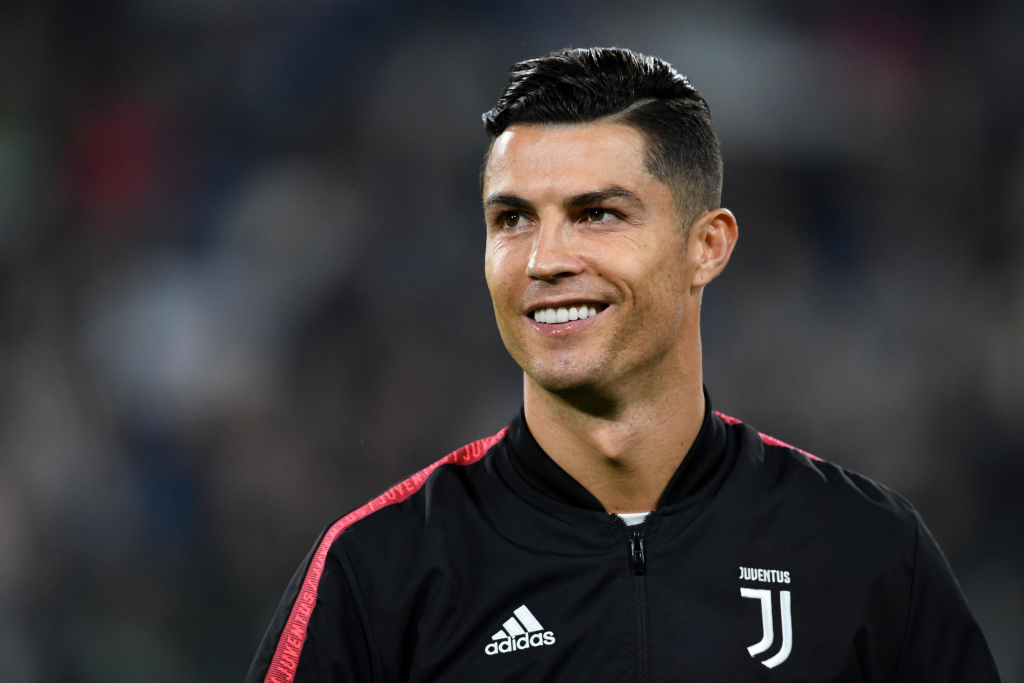
#> input picture TestImages/Ronaldo4.jpg, 3072 x 2048 px, found by its file name (shown at 1/3 size)
$ python tester.py
#> lines starting #> are read from the running program, lines starting #| are printed output that depends on the picture
### faceRecognition.py
import cv2
import os
import numpy as np

def faceDetection(test_img):
	gray_img=cv2.cvtColor(test_img,cv2.COLOR_BGR2GRAY)
	face_haar_cascade=cv2.CascadeClassifier('D:/final_project/Haar_Cascade/haarcascade_frontalface_default.xml')
	faces=face_haar_cascade.detectMultiScale(gray_img,scaleFactor=1.3,minNeighbors=5)

	return faces,gray_img

# [31 lines left out: functions labels_for_training_data, train_classifier, not called in this run]

def draw_rect(test_img,face):
	(x,y,w,h)=face
	cv2.rectangle(test_img,(x,y),(x+w,y+h),(255,0,0),thickness=3)

def put_text(test_img,text,x,y):
	cv2.putText(test_img,text,(x,y),cv2.FONT_HERSHEY_DUPLEX,2,(255,0,0),5)

### tester.py
import cv2
import os
import numpy as np
import faceRecognition as fr

test_img=cv2.imread('/Users/acer/fyp/Backup/final_project/TestImages/Ronaldo4.jpg')
#> test_img is the input picture: shape (2048, 3072, 3); mean B, G, R 53.8, 53.2, 57.2
faces_detected,gray_img=fr.faceDetection(test_img)
#> in faceDetection, `gray_img=cv2.cvtColor(test_img,cv2.COLOR_BGR2GRAY)`:
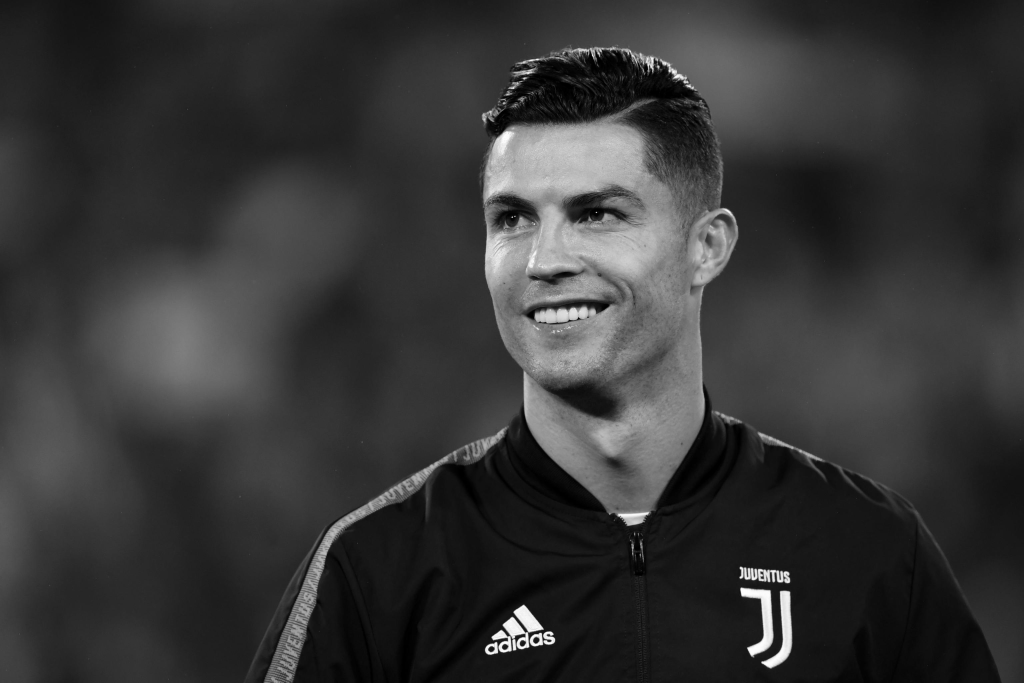
#> gray_img: shape (2048, 3072) (shown at 1/3 size); min 0, max 255, mean 54.5
#> in faceDetection, `faces=face_haar_cascade.detectMultiScale(gray_img,scaleFactor=1.3,minN..`: faces = [[1305, 347, 775, 775]]
#> faces_detected = [[1305, 347, 775, 775]]
print("faces_detected:", faces_detected)
#| faces_detected: [[1305  347  775  775]]

# [11 lines of commented-out code are left out]
face_recognizer=cv2.face.LBPHFaceRecognizer_create()
#> (the run stopped early here; a loop or call above may not have finished)

$ run again, with TestImages/Ronaldo3.jpg copied over TestImages/Ronaldo4.jpg
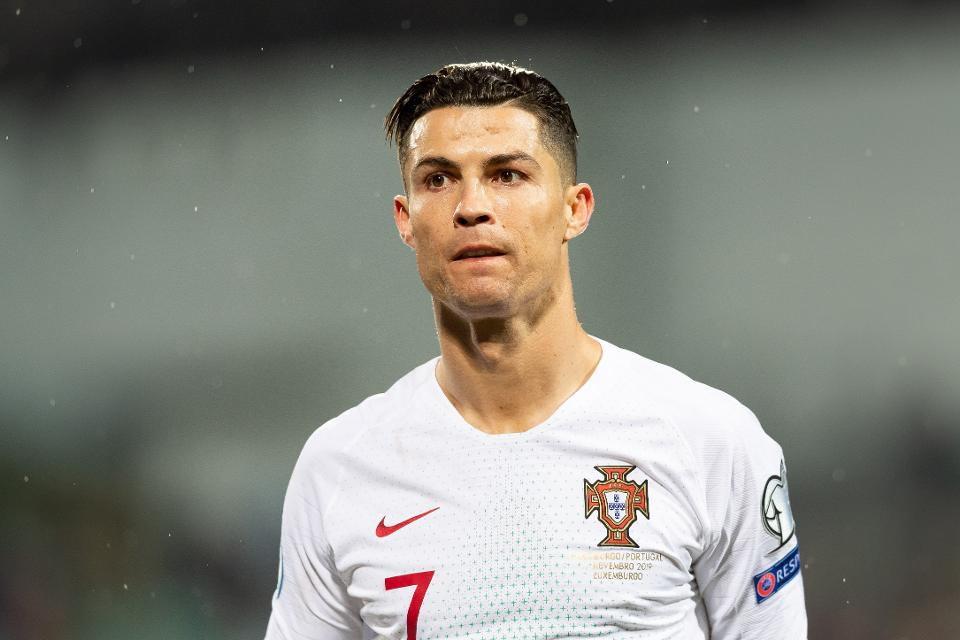
#> input picture TestImages/Ronaldo3.jpg, 960 x 640 px, found by its file name
#> test_img is the input picture: shape (640, 960, 3); mean B, G, R 122.9, 131, 131
#> in faceDetection, `gray_img=cv2.cvtColor(test_img,cv2.COLOR_BGR2GRAY)`:
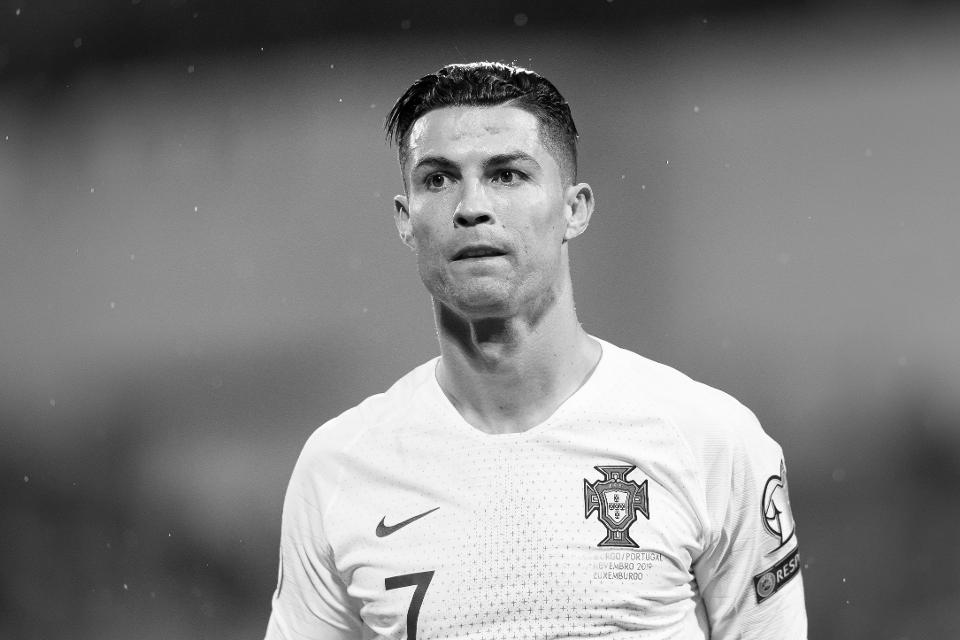
#> gray_img: shape (640, 960); min 0, max 255, mean 130.1
#> faces = [[369, 89, 215, 215]]
#| faces_detected: [[369  89 215 215]]

$ run again, with TestImages/Ronaldo6.jpg copied over TestImages/Ronaldo4.jpg
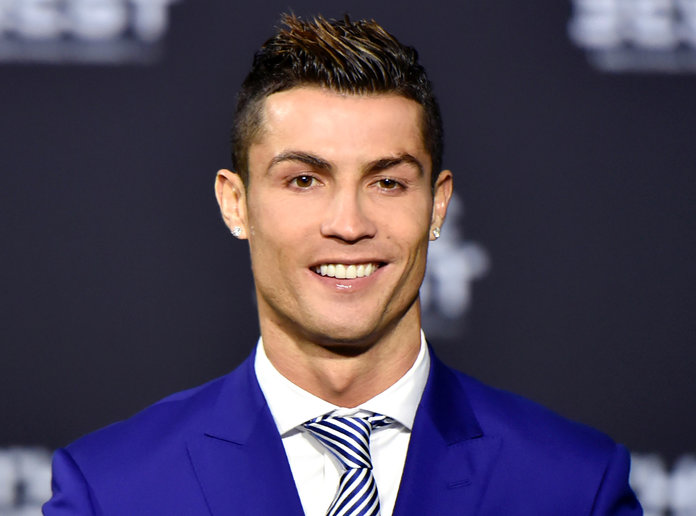
#> input picture TestImages/Ronaldo6.jpg, 696 x 516 px, found by its file name
#> test_img is the input picture: shape (516, 696, 3); mean B, G, R 87.6, 67.3, 76.7
#> in faceDetection, `gray_img=cv2.cvtColor(test_img,cv2.COLOR_BGR2GRAY)`:
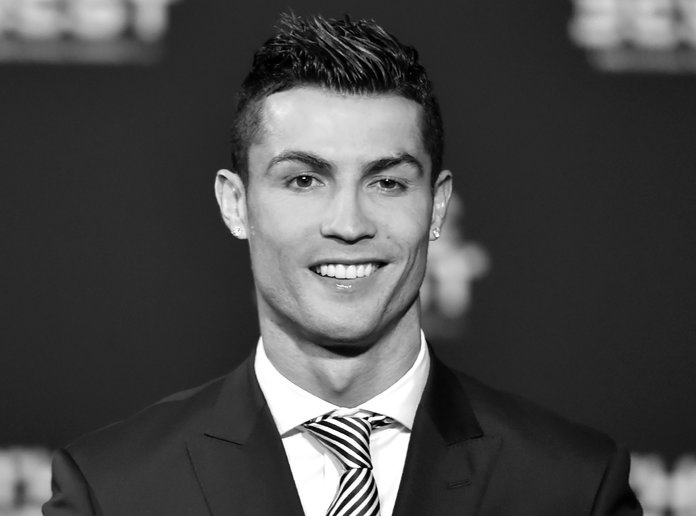
#> gray_img: shape (516, 696); min 0, max 255, mean 72.5
#> faces = [[238, 94, 218, 218]]
#| faces_detected: [[238  94 218 218]]

$ run again, with TestImages/21.jpg copied over TestImages/Ronaldo4.jpg
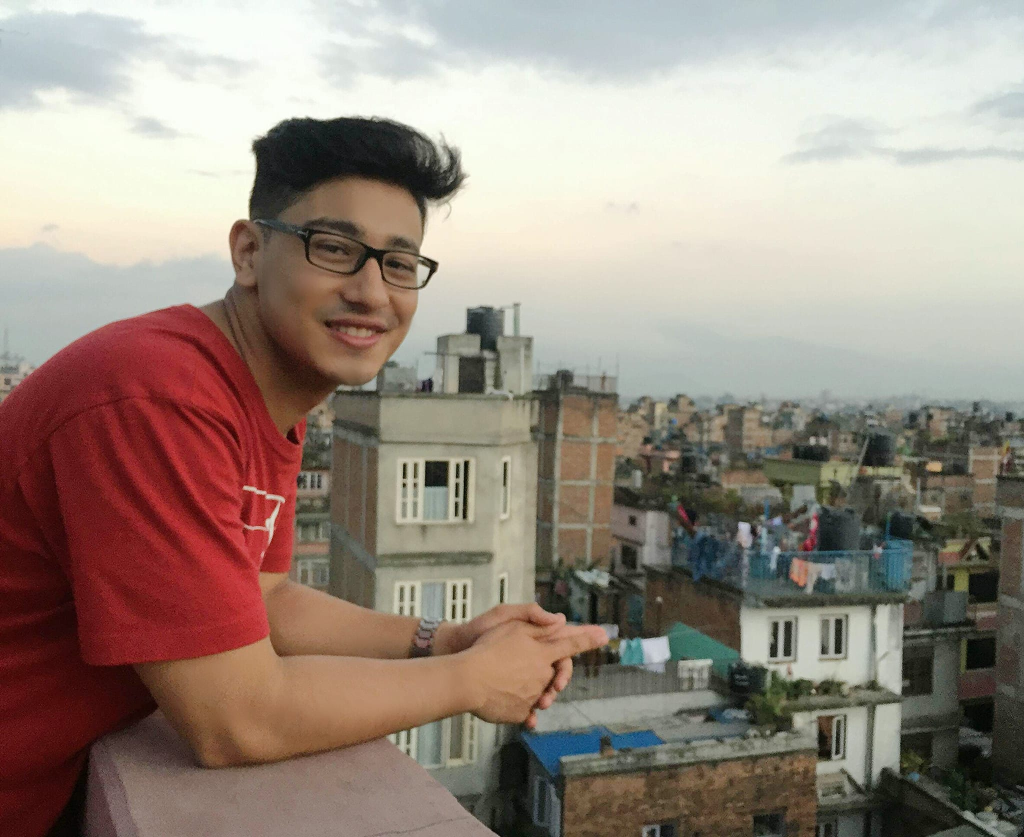
#> input picture TestImages/21.jpg, 2048 x 1674 px, found by its file name (shown at 1/2 size)
#> test_img is the input picture: shape (1674, 2048, 3); mean B, G, R 128.1, 138.5, 152.4
#> in faceDetection, `gray_img=cv2.cvtColor(test_img,cv2.COLOR_BGR2GRAY)`:
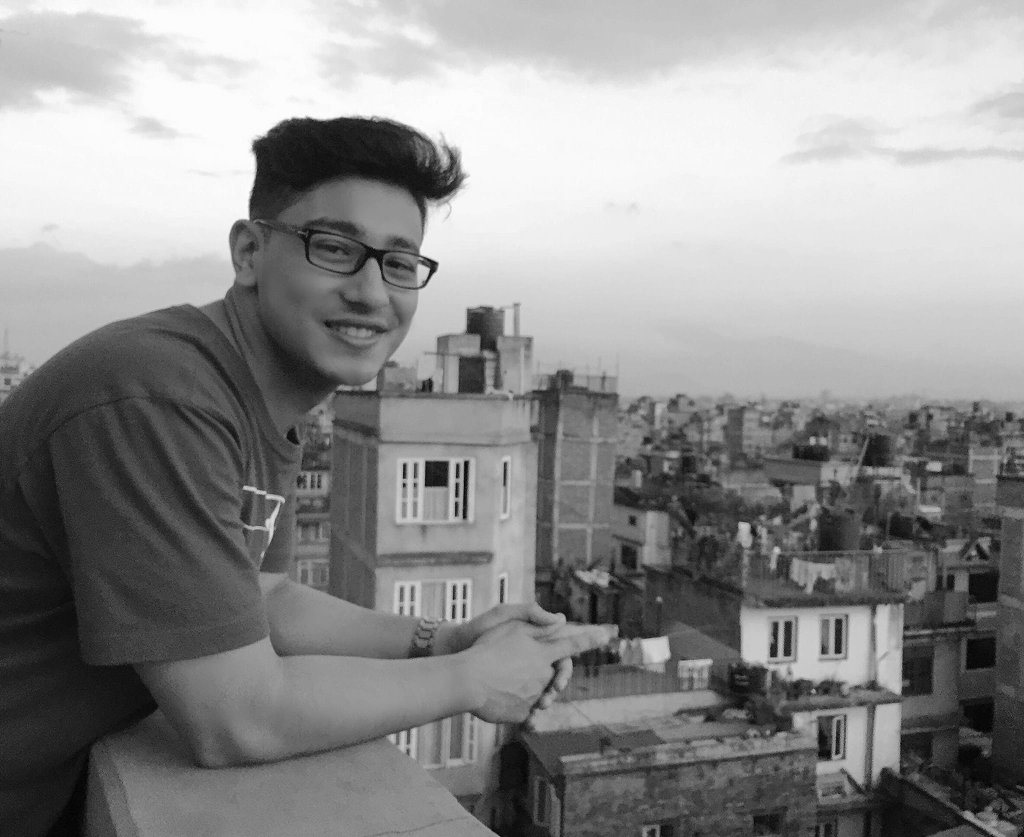
#> gray_img: shape (1674, 2048) (shown at 1/2 size); min 0, max 254, mean 141.5
#> faces = [[498, 341, 421, 421]]
#| faces_detected: [[498 341 421 421]]
